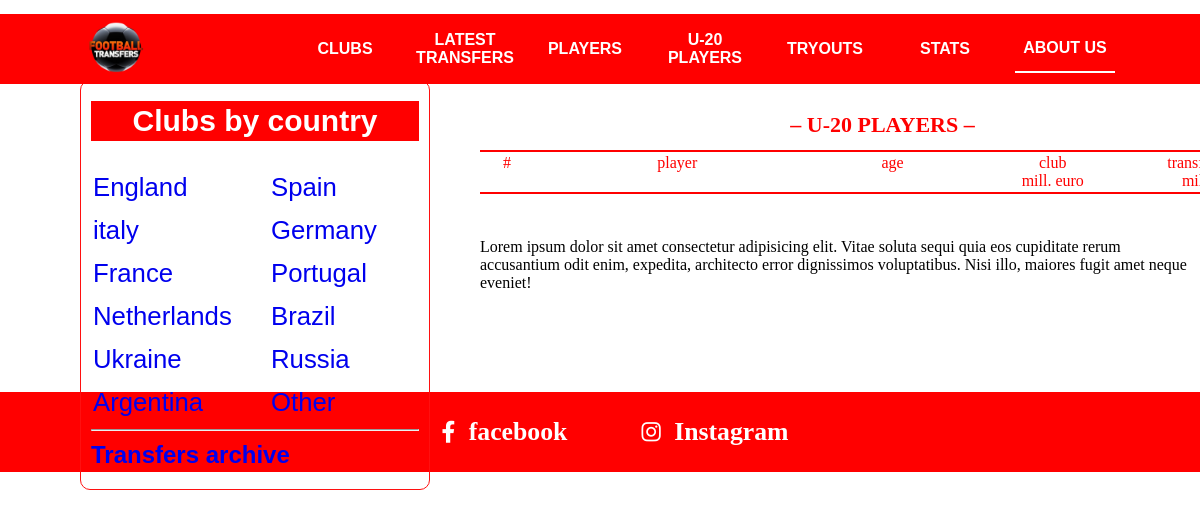
Before: /players_U_20/ with the older database file.
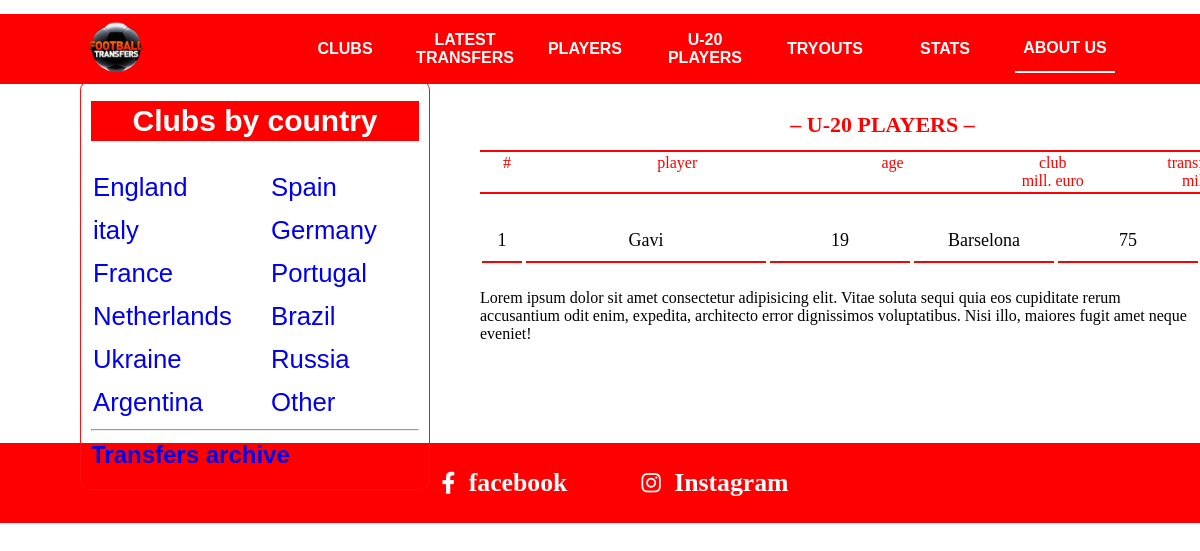
After: the same page with the newer database file.
### asosiy/models.py (models this page shows, shortened)
class Player(models.Model):
    ism = models.CharField(max_length=30)
    davlat = models.ForeignKey(Davlat, on_delete=models.CASCADE)
    tugulgan_sana = models.DateField()
    narx = models.PositiveSmallIntegerField()
    club = models.ForeignKey(Club, on_delete=models.SET_NULL, null=True)
    pozitsiya = models.CharField(max_length=30)

class Club(models.Model):
    nom = models.CharField(max_length=30)
    logo = models.FileField(blank=True)
    davlat = models.ForeignKey(Davlat, on_delete=models.CASCADE)
    president = models.CharField(max_length=30, blank=True)
    coach = models.CharField(max_length=30, blank=True)
    yili = models.DateField(blank=True)
    record_transfer = models.CharField(max_length=30, blank=True)
    record_sotuv = models.CharField(max_length=30, blank=True)
    def __str__(self):
        return self.nom

### asosiy/views.py (the view)
# urls.py: path('players_U_20/', players_U_20),
def players_U_20(requests):
    h_sana = str(date.today())  # "2023-11-03"
    yil = int(h_sana[:4]) - 20  # int("2023") - 20 = 2003
    yangi_sana = h_sana.replace(h_sana[:4], str(yil))  # "2003-11-03"
    content = {
        "players": Player.objects.filter(tugulgan_sana__gte=yangi_sana).order_by("-narx", "-tugulgan_sana"),
        "hozirgi_yil": int(date.today().year)
    }
    return render(requests, "U-20 players.html", content)

### templates/U-20 players.html
{% extends 'header.html' %}
{% block content %}
{% load mathfilters %}
      </div>
      <div class="nav">
          <h2>– U-20 PLAYERS –</h2>
          <table class="content-nav">
            <thead>
              <tr>
                <td>#</td>
                <td>player</td>
                <td>age</td>
                <td>
                  club <br />
                  mill. euro
                </td>
                <td>
                  transfer value, <br />
                  mill. euro
                </td>
              </tr>
            </thead>
          </table>
        </div>
      <div class="content">
        <table class="players">
            {% for player in players %}
          <tr>
            <td>{{ forloop.counter }}</td>
            <td>{{ player.ism }}</td>
            <td>{{ hozirgi_yil|sub:player.tugulgan_sana.year }}</td>
            <td>{{ player.club }}</td>
            <td>{{ player.narx }}</td>
          </tr>
            {% endfor %}
        </table>
        <p>
          Lorem ipsum dolor sit amet consectetur adipisicing elit. Vitae soluta
          sequi quia eos cupiditate rerum accusantium odit enim, expedita,
          architecto error dignissimos voluptatibus. Nisi illo, maiores fugit
          amet neque eveniet!
        </p>
      </div>
{% endblock %}

Changed rows visible on the page:
added Player: ism "Gavi", tugulgan_sana "19", club "Barselona", narx "75"
